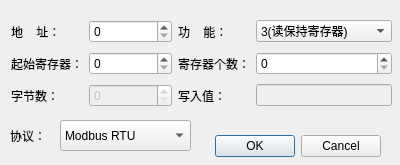
<?xml version="1.0" encoding="UTF-8"?>
<ui version="4.0">
 <class>ModbusDialog</class>
 <widget class="QDialog" name="ModbusDialog">
  <property name="geometry">
   <rect>
    <x>0</x>
    <y>0</y>
    <width>400</width>
    <height>165</height>
   </rect>
  </property>
  <property name="windowTitle">
   <string>Modbus</string>
  </property>
  <property name="sizeGripEnabled">
   <bool>false</bool>
  </property>
  <property name="modal">
   <bool>false</bool>
  </property>
  <widget class="QDialogButtonBox" name="buttonBox">
   <property name="geometry">
    <rect>
     <x>200</x>
     <y>130</y>
     <width>181</width>
     <height>32</height>
    </rect>
   </property>
   <property name="orientation">
    <enum>Qt::Horizontal</enum>
   </property>
   <property name="standardButtons">
    <set>QDialogButtonBox::Cancel|QDialogButtonBox::Ok</set>
   </property>
  </widget>
  <widget class="QWidget" name="layoutWidget">
   <property name="geometry">
    <rect>
     <x>11</x>
     <y>17</y>
     <width>381</width>
     <height>95</height>
    </rect>
   </property>
   <layout class="QGridLayout" name="gridLayout">
    <item row="0" column="0">
     <widget class="QLabel" name="label_13">
      <property name="text">
       <string>地    址：</string>
      </property>
      <property name="buddy">
       <cstring>spinBoxAddr</cstring>
      </property>
     </widget>
    </item>
    <item row="0" column="1" colspan="2">
     <widget class="QSpinBox" name="spinBoxAddr">
      <property name="minimum">
       <number>0</number>
      </property>
      <property name="maximum">
       <number>255</number>
      </property>
     </widget>
    </item>
    <item row="0" column="3">
     <widget class="QLabel" name="label_14">
      <property name="text">
       <string>功    能：</string>
      </property>
      <property name="buddy">
       <cstring>comboBoxFun</cstring>
      </property>
     </widget>
    </item>
    <item row="0" column="4" colspan="2">
     <widget class="QComboBox" name="comboBoxFun">
      <item>
       <property name="text">
        <string>3(读保持寄存器)</string>
       </property>
      </item>
      <item>
       <property name="text">
        <string>4(读输入寄存器)</string>
       </property>
      </item>
      <item>
       <property name="text">
        <string>10(写多保持寄存器)</string>
       </property>
      </item>
      <item>
       <property name="text">
        <string>06(写单保持寄存器)</string>
       </property>
      </item>
      <item>
       <property name="text">
        <string>0f(写多线圈)</string>
       </property>
      </item>
      <item>
       <property name="text">
        <string>05(写单线圈)</string>
       </property>
      </item>
      <item>
       <property name="text">
        <string>01(读单线圈)</string>
       </property>
      </item>
      <item>
       <property name="text">
        <string>02(读离散量)</string>
       </property>
      </item>
     </widget>
    </item>
    <item row="2" column="0">
     <widget class="QLabel" name="label_20">
      <property name="text">
       <string>字节数：</string>
      </property>
      <property name="buddy">
       <cstring>spinBoxLength</cstring>
      </property>
     </widget>
    </item>
    <item row="2" column="3">
     <widget class="QLabel" name="label_17">
      <property name="text">
       <string>写入值：</string>
      </property>
      <property name="buddy">
       <cstring>lineEditValue</cstring>
      </property>
     </widget>
    </item>
    <item row="2" column="4" colspan="2">
     <widget class="QLineEdit" name="lineEditValue">
      <property name="enabled">
       <bool>false</bool>
      </property>
     </widget>
    </item>
    <item row="1" column="3">
     <widget class="QLabel" name="label_16">
      <property name="text">
       <string>寄存器个数：</string>
      </property>
      <property name="buddy">
       <cstring>spinBoxCount</cstring>
      </property>
     </widget>
    </item>
    <item row="1" column="4" colspan="2">
     <widget class="QSpinBox" name="spinBoxCount">
      <property name="maximum">
       <number>65535</number>
      </property>
     </widget>
    </item>
    <item row="1" column="0">
     <widget class="QLabel" name="label_15">
      <property name="text">
       <string>起始寄存器：</string>
      </property>
      <property name="buddy">
       <cstring>spinBoxStart</cstring>
      </property>
     </widget>
    </item>
    <item row="1" column="1" colspan="2">
     <widget class="QSpinBox" name="spinBoxStart">
      <property name="maximum">
       <number>65535</number>
      </property>
     </widget>
    </item>
    <item row="2" column="1" colspan="2">
     <widget class="QSpinBox" name="spinBoxLength">
      <property name="enabled">
       <bool>false</bool>
      </property>
     </widget>
    </item>
   </layout>
  </widget>
  <widget class="QComboBox" name="comboBoxPro">
   <property name="geometry">
    <rect>
     <x>60</x>
     <y>120</y>
     <width>131</width>
     <height>31</height>
    </rect>
   </property>
   <item>
    <property name="text">
     <string>Modbus RTU</string>
    </property>
   </item>
   <item>
    <property name="text">
     <string>Modbus TCP</string>
    </property>
   </item>
  </widget>
  <widget class="QLabel" name="label_21">
   <property name="geometry">
    <rect>
     <x>10</x>
     <y>125</y>
     <width>51</width>
     <height>21</height>
    </rect>
   </property>
   <property name="text">
    <string>协议：</string>
   </property>
   <property name="buddy">
    <cstring>spinBoxLength</cstring>
   </property>
  </widget>
 </widget>
 <resources/>
 <connections>
  <connection>
   <sender>buttonBox</sender>
   <signal>accepted()</signal>
   <receiver>ModbusDialog</receiver>
   <slot>accept()</slot>
   <hints>
    <hint type="sourcelabel">
     <x>248</x>
     <y>254</y>
    </hint>
    <hint type="destinationlabel">
     <x>157</x>
     <y>274</y>
    </hint>
   </hints>
  </connection>
  <connection>
   <sender>buttonBox</sender>
   <signal>rejected()</signal>
   <receiver>ModbusDialog</receiver>
   <slot>reject()</slot>
   <hints>
    <hint type="sourcelabel">
     <x>316</x>
     <y>260</y>
    </hint>
    <hint type="destinationlabel">
     <x>286</x>
     <y>274</y>
    </hint>
   </hints>
  </connection>
 </connections>
</ui>
